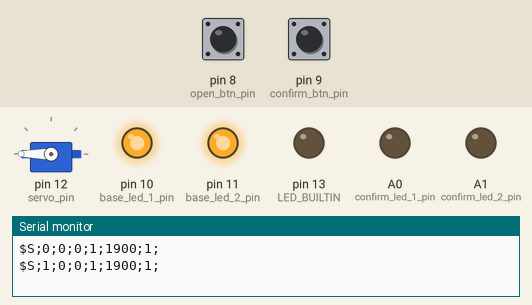
Bench run of a sketch on a simulated Arduino Uno, built with avr-gcc and run on an emulated ATmega328P. Parts: servo, output pins drawn as LEDs (lit = HIGH), the last lines printed to the serial monitor. Dashed ring = blinking. The test bench sets the inputs (shaded band); at power-on: pin 9 (confirm_btn_pin) HIGH, pin 8 (open_btn_pin) HIGH.

Above: at 1.2 s.
1.3 s: pin 9 (confirm_btn_pin) pulled LOW for 1 s
At 1.55 s:
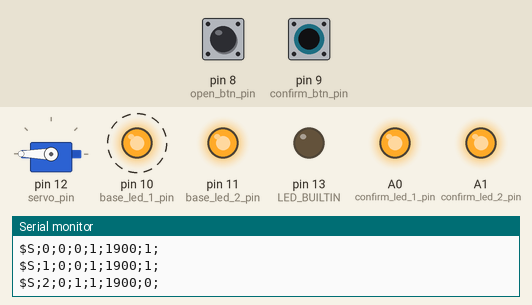
4.3 s: pin 8 (open_btn_pin) pulled LOW for 0.15 s
At 4.41 s:
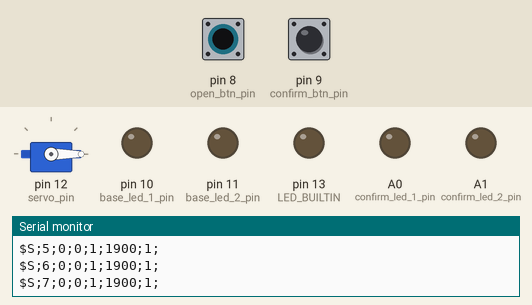
7.3 s: pin 8 (open_btn_pin) pulled LOW for 1 s
At 7.82 s:
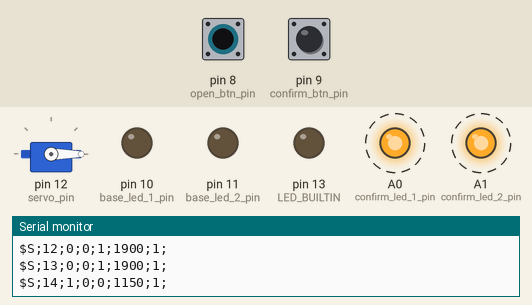
10.3 s: pin 8 (open_btn_pin) pulled LOW for 3.2 s
At 13.84 s:
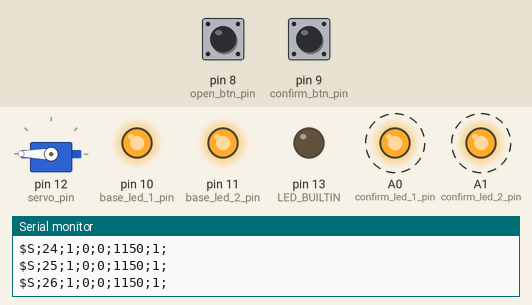
15.0 s: pin 9 (confirm_btn_pin) pulled LOW for 3.2 s
At 15.3 s:
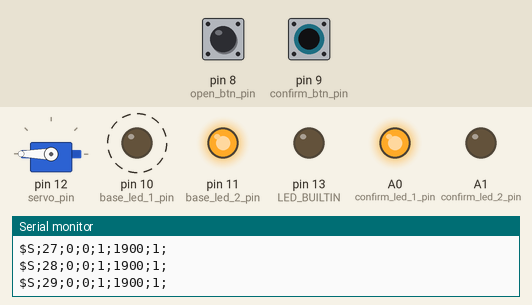
Timing chart, 0 to 20.7 s (numbered marks = the images above; inputs shaded):
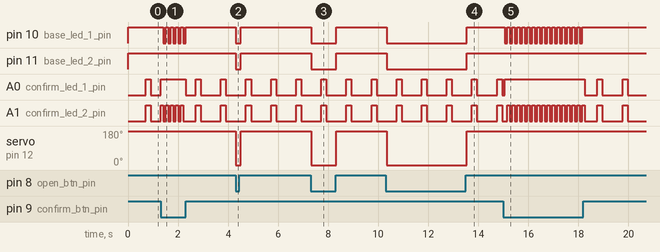

Measured:
- after the input at 1.3 s, pin 10 (base_led_1_pin): alternates HIGH for 0.10 s and LOW for 0.10 s, 10 changes in all, then stays HIGH, starting after 0.10 s
- after the input at 4.3 s, pin 10 (base_led_1_pin), pin 11 (base_led_2_pin): HIGH → LOW at once, → HIGH 0.20 s later; servo on pin 12 (servo_pin): 180° → 0° at once, → 180° 0.20 s later
- after the input at 7.3 s, pin 10 (base_led_1_pin), pin 11 (base_led_2_pin): HIGH → LOW at once, → HIGH 1.0 s later; servo on pin 12 (servo_pin): 180° → 0° at once, → 180° 1.0 s later
- after the input at 10.3 s, pin 10 (base_led_1_pin), pin 11 (base_led_2_pin): HIGH → LOW at once, → HIGH 3.2 s later; servo on pin 12 (servo_pin): 180° → 0° at once, → 180° 3.2 s later
- after the input at 15.0 s, pin 10 (base_led_1_pin): alternates HIGH for 0.10 s and LOW for 0.10 s, 32 changes in all, then stays HIGH, starting after 0.05 s

The sketch:

simple_platform.ino
```cpp
// compile as Arduino Duemilanove, ATmega328p

#include <Servo.h>

Servo servo;

#define open_btn_pin 8
#define confirm_btn_pin 9
#define base_led_1_pin 10
#define base_led_2_pin 11
#define confirm_led_1_pin A0
#define confirm_led_2_pin A1
#define servo_pin 12
#define buzzer_pin_1 A2

const int32_t servo_pwm_min = 1150; // opened
const int32_t servo_pwm_max = 1900; // locked

uint32_t msg_number = 0;
uint32_t open_btn = 0;
boolean confirm_btn = 0;
boolean lock_state = 0; // 0=opened, 1=locked
int32_t servo_pwm = servo_pwm_min;
boolean blocked_opening = 1;

boolean confirm_btn_pushed;
uint32_t tick = 0;
uint8_t time_to_unlock = 0;
boolean requested_confirmation = 0;
boolean unlocked_for_time = 0;

char msg_buffer[1000];

class serial_msg {
  public:
    serial_msg(char *msg);
    parse_msg();
    uint32_t msg_type_id;
    uint32_t msg_value_arr[10];
    char *raw_msg;
};

serial_msg::serial_msg(char *msg) {
  this->raw_msg = msg;

  parse_msg();
}

serial_msg::parse_msg() {
  int parsed_chars = 0;

  while(parsed_chars < sizeof(raw_msg)) {

    parsed_chars++;
  }
}

void setup() {
  Serial.begin(115200);
  pinMode(open_btn_pin, INPUT_PULLUP);
  pinMode(confirm_btn_pin, INPUT_PULLUP);
  pinMode(base_led_1_pin, OUTPUT);
  pinMode(base_led_2_pin, OUTPUT);
  pinMode(confirm_led_1_pin, OUTPUT);
  pinMode(confirm_led_2_pin, OUTPUT);
  pinMode(LED_BUILTIN, OUTPUT);
  servo.attach(servo_pin, servo_pwm_min, servo_pwm_max);
}

void loop() {
  tick++;

  readBtns();

  if (Serial.available() > 0) {
    readSerial();
  }

  //readSerialOld();

  checksOpening();

  lockUpdate();

  confirmLedsUpdate();
  baseLedsUpdate();

  if (tick % 5 == 0) {
    heartbeat_msg();
  }

  delay(100);
}

void readSerial() {
  while (Serial.available() > 0) {


  }
}

void readBtns() {
  open_btn = !digitalRead(open_btn_pin);
  confirm_btn = !digitalRead(confirm_btn_pin);
}

void readSerialOld() {
  if(Serial.available() > 0) {
    String msg_string = "";
    while(Serial.available() > 0) {
      msg_string += char(Serial.read());
    }

    if (msg_string.startsWith("$BL")) {
      blocked_opening = 1;
      confirm_btn_pushed = 0;
      Serial.println("Block confirmed.");
    }

    if (msg_string.startsWith("$UL")) {
      blocked_opening = 0;
      confirm_btn_pushed = 0;
      Serial.println("Unblock confirmed.");
    }

    if (msg_string.startsWith("$GS")) {
      heartbeat_msg();
    }

    if (msg_string.startsWith("$C")) {
      lock_state = 1;
      Serial.println("Lock confirmed.");
    }

    if (msg_string.startsWith("$O")) {
      int index = msg_string.indexOf(';');
      msg_string.remove(0, index+1);
      index = msg_string.indexOf(';');

      time_to_unlock = msg_string.substring(0, index).toInt()*10;
      msg_string.remove(0, index+1);
      index = msg_string.indexOf(';');

      requested_confirmation = msg_string.substring(0, index).toInt();
      msg_string.remove(0, index+1);

      if (!blocked_opening) {
        unlocked_for_time = 1;
        Serial.print("Unlock for ");
        Serial.print(time_to_unlock/10);
        Serial.println(" seconds confirmed.");
      } else {
        Serial.println("Unlocking blocked.");
        time_to_unlock = 0;
        requested_confirmation = 0;
        unlocked_for_time = 0;
      }
    }

    msg_string = "";
  }
}

void checksOpening() {
  if (confirm_btn) {
    blocked_opening = 0;
    confirm_btn_pushed = 1;
  } else if (confirm_btn_pushed == 1){
    blocked_opening = 1;
    confirm_btn_pushed = 0;
  }

  if (blocked_opening) {
    lock_state = 1;
  }

  if (time_to_unlock > 0) {
    if (requested_confirmation) {
      if (confirm_btn) {
        requested_confirmation = 0;
        time_to_unlock--;
        lock_state = 0;
      }
    } else {
      time_to_unlock--;
      lock_state = 0;
    }
  }

  if (time_to_unlock == 0 || unlocked_for_time) {
    lock_state = 1;
    unlocked_for_time = 0;
  }

  if (open_btn) {
    lock_state = 0;
  }
}

void lockUpdate() {
  if(lock_state) {
    servo_pwm = servo_pwm_max;
  } else {
    servo_pwm = servo_pwm_min;
  }

  servo.writeMicroseconds(servo_pwm);
}

void confirmLedsUpdate() {
  if (confirm_btn) {

    // ready to release
    digitalWrite(confirm_led_1_pin, HIGH);

    if(!lock_state) {
        digitalWrite(confirm_led_2_pin, HIGH);
    } else {
      if (tick % 2 == 0) {
        digitalWrite(confirm_led_2_pin, HIGH);
      } else {
        digitalWrite(confirm_led_2_pin, LOW);
      }
    }
  } else {

    // normal blinking
    if (tick % 10 >= 8) {
      digitalWrite(confirm_led_1_pin, HIGH);
      digitalWrite(confirm_led_2_pin, HIGH);
    } else {
      digitalWrite(confirm_led_1_pin, LOW);
      digitalWrite(confirm_led_2_pin, LOW);
    }
  }
}

void baseLedsUpdate() {
  if (lock_state) {
    digitalWrite(base_led_2_pin, HIGH);
    digitalWrite(buzzer_pin_1, LOW);
  } else {
    digitalWrite(base_led_2_pin, LOW);
    digitalWrite(buzzer_pin_1, HIGH);
  }

  if (open_btn) {
    digitalWrite(base_led_1_pin, LOW);
  } else if (blocked_opening) {
    // solid red = blocked opening
    digitalWrite(base_led_1_pin, HIGH);
  } else {
    // normal blinking
    if (tick % 2 == 0) {
      digitalWrite(base_led_1_pin, HIGH);
    } else {
      digitalWrite(base_led_1_pin, LOW);
    }
  }
}

void heartbeat_msg() {
  Serial.print("$S;");
  Serial.print(msg_number);
  msg_number++;
  Serial.print(";");
  Serial.print(open_btn);
  Serial.print(";");
  Serial.print(confirm_btn);
  Serial.print(";");
  Serial.print(lock_state);
  Serial.print(";");
  Serial.print(servo_pwm);
  Serial.print(";");
  Serial.print(blocked_opening);
  Serial.println(";");
}
```
